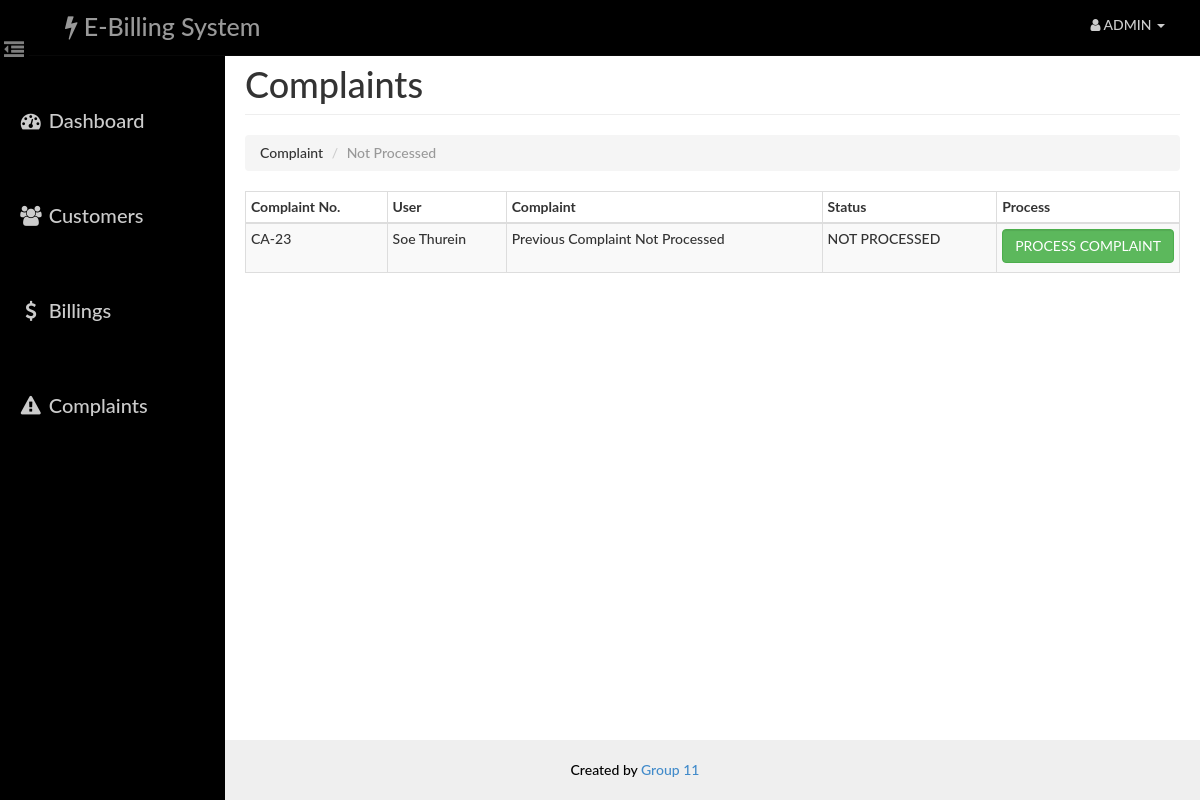
Screenshot of /admin/complaint.php (signed in) with the database file from the repository.
### tables this page shows
CREATE TABLE `complaint` (
  `id` int(14) NOT NULL AUTO_INCREMENT,
  `uid` int(14) NOT NULL,
  `aid` int(14) NOT NULL,
  `complaint` varchar(140) NOT NULL,
  `status` varchar(40) NOT NULL,
  PRIMARY KEY (`id`),
  KEY `aid` (`aid`),
  KEY `uid` (`uid`),
  CONSTRAINT `complaint_ibfk_1` FOREIGN KEY (`aid`) REFERENCES `admin` (`id`) ON DELETE CASCADE ON UPDATE CASCADE,
  CONSTRAINT `complaint_ibfk_2` FOREIGN KEY (`uid`) REFERENCES `user` (`id`) ON DELETE CASCADE ON UPDATE CASCADE
);

CREATE TABLE `user` (
  `id` int(14) NOT NULL AUTO_INCREMENT,
  `name` varchar(40) NOT NULL,
  `email` varchar(40) NOT NULL,
  `phone` varchar(255) NOT NULL,
  `pass` varchar(20) NOT NULL,
  `address` varchar(100) NOT NULL,
  `verify` int(1) unsigned zerofill DEFAULT NULL,
  `create_date` date DEFAULT NULL,
  PRIMARY KEY (`id`)
);

### admin/paging1.php (called while the page is built)
<?php
    $rowsperpage = 5;
    $totalpages = ceil($numrows / $rowsperpage);
    if (isset($_GET['currentpage']) && is_numeric($_GET['currentpage'])) {
       $currentpage = (int) $_GET['currentpage'];
    } else {
       $currentpage = 1;
    }
    if ($currentpage > $totalpages) {
       $currentpage = $totalpages;
    }
    if ($currentpage < 1) {
       $currentpage = 1;
    }
    $offset = ($currentpage - 1) * $rowsperpage;
 ?>

### Includes/admin.php (called while the page is built, shortened)
<?php
    function retrieve_complaints_history($id,$offset,$rowsperpage)
    {
        global $con;
        $query  = "SELECT complaint.id AS id , complaint.complaint AS complaint , complaint.status AS status , user.name AS uname ";
        $query .= "FROM user , complaint ";
        $query .= "WHERE complaint.uid=user.id AND status='NOT PROCESSED' ";
        $query .= "ORDER BY complaint.id desc  ";
        $query .= "LIMIT {$offset}, {$rowsperpage} ";
        $result = mysqli_query($con,$query);
        return $result;
    }
 ?>

### admin/complaint.php (the view, shortened to what this page needs)
<?php
    require_once('head_html.php');
    require_once('../Includes/session.php');
    require_once('../Includes/admin.php');
?>
<body>
    <div id="wrapper">
        <?php
            require_once("nav.php");
            require_once("sidebar.php");
        ?>
        <div id="page-content-wrapper">
            <div class="container-fluid">
                <div class="row">
                    <div class="col-lg-12">
                        <h1 class="page-header">
                            Complaints
                        </h1>
                        <ol class="breadcrumb">
                          <li>Complaint</li>
                          <li class="active">Not Processed</li>
                        </ol>
                        </div>
                    </div>
                            <div class="table-responsive" style="padding-top: 0">
                                <table class="table table-hover table-striped table-bordered table-condensed">
                                    <thead>
                                        <tr>
                                            <th>Complaint No.</th>
                                            <th>User</th>
                                            <th>Complaint</th>
                                            <th>Status</th>
                                            <th>Process</th>
                                        </tr>
                                    </thead>
                                    <tbody>
                                        <?php
                                            $id=$_SESSION['aid'];
                                            $query1 = "SELECT COUNT(complaint.id) FROM user , complaint  ";
                                            $query1.= " WHERE complaint.uid=user.id AND status='NOT PROCESSED' AND complaint.aid={$id}";
                                            $result1 = mysqli_query($con,$query1);
                                            $row1 = mysqli_fetch_row($result1);
                                            $numrows = $row1[0];
                                            include("paging1.php");
                                            $result = retrieve_complaints_history($_SESSION['aid'],$offset, $rowsperpage);
                                            while($row = mysqli_fetch_assoc($result)){
                                            ?>
                                                <tr>
                                                    <td><?php echo 'CA-'.$row['id'] ?></td>
                                                    <td height="50"><?php echo $row['uname'] ?></td>
                                                    <td><?php echo $row['complaint'] ?></td>
                                                    <td><?php echo $row['status'] ?></td>
                                                    <td width="70">
                                                    <form action="process_complaint.php" method="post">
                                                        <button type="submit" name="complaint_process" class="btn btn-success form-control">PROCESS COMPLAINT  </button>
                                                    </form>
                                                    </td>
                                                </tr>
                                            <?php
                                            }
                                        ?>
                                    </tbody>
                                </table>
                            </div>
            </div>
        </div>
    </div>
 <?php
    require_once("footer.php");
?>
</body>
</html>

### assets/css/dash_admin.css (style rules this page uses)
html { height: 100%; }
body, html { width: 100%; height: 100%; }
body, h1, h2, h3, h4, h5, h6 { font-family: "Lato","Helvetica Neue",Helvetica,Arial,sans-serif; font-weight: 500; }
#wrapper { padding-left: 10px; padding-top: 5px; -webkit-transition: all 0.5s ease; -moz-transition: all 0.5s ease; -o-transition: all 0.5s ease; transition: all 0.5s ease; }
#page-content-wrapper { width: 100%; padding: 15px; min-height:100%; }
@media (min-width:768px) { #wrapper { padding-left: 225px; } }
@media (min-width:768px) { #page-content-wrapper { padding: 20px; } }
.table-responsive { padding-top: 20px; padding-bottom: 20px; }

### rows the page displays
complaint: id "23", uid.name "Soe Thurein", complaint "Previous Complaint Not Processed", status "NOT PROCESSED"
